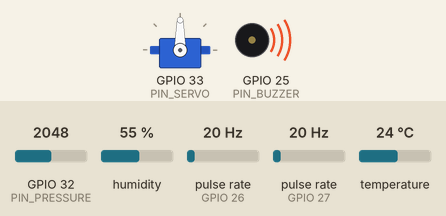
Recording of a sketch running on a simulated ESP32. Parts: servo, buzzer (waves = sounding, pin HIGH). Wiring (inferred from the names in the program): 2 × pulse sensor: data GPIO 26 / data GPIO 27. The inputs (shaded band) are chosen by the test bench; at power-on: pulse rate (sensors on GPIO 27, GPIO 26) 20 Hz, GPIO 32 (PIN_PRESSURE) = 2048, humidity 55 %, temperature 24 °C. WiFi joins after 1.5 s; servers stay silent unless stated; uploads are accepted with an empty reply; what the sketch prints to the serial monitor is not drawn.

Above: at 2.8 s.
2.9 s: pulse rate (sensor on GPIO 27) set to 49 Hz
5.8 s: pulse rate (sensor on GPIO 27) set to 55 Hz
At 7.1 s:
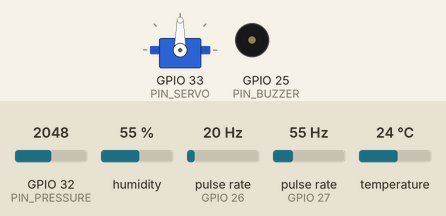
9.3 s: pulse rate (sensor on GPIO 27) set to 4 Hz
At 10.5 s:
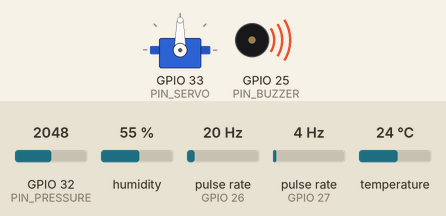
11.1 s: pulse rate (sensor on GPIO 27) set to 100 Hz
At 14.0 s:
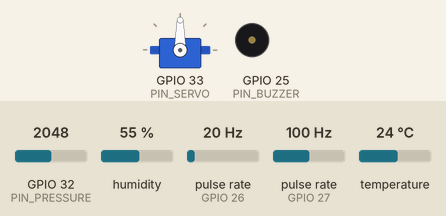
Timing chart, 0 to 15.1 s (numbered marks = the images above; inputs shaded):
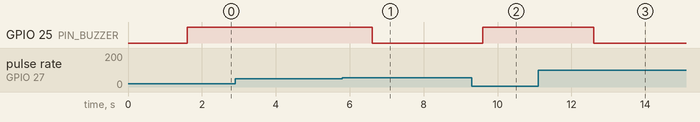

Measured:
- the behaviour switches between 52 and 53 Hz on pulse rate (sensor on GPIO 27) (found by bisection; images 0 and 1)
- after the input at 2.9 s, every drawn part: stays the same
- after the input at 5.8 s, GPIO 25 (PIN_BUZZER): HIGH → LOW after 0.80 s
- after the input at 9.3 s, GPIO 25 (PIN_BUZZER): LOW → HIGH after 0.30 s
- after the input at 11.1 s, GPIO 25 (PIN_BUZZER): HIGH → LOW after 1.5 s

The sketch:

hex_scada_esp32_node.ino
```cpp
/*
  hex_scada_esp32_node.ino
  열교환기 통합 안전 검지 시스템 — ESP32 센서 노드 (v2, 실제 보유 부품 기준)

  사용 부품 (BOM, README.md "하드웨어 구성" 참고):
    - DHT-22(AM2302) 온습도 센서 모듈       → 온도 측정 (입구 온도 1개소만 측정 가능, 아래 주석 참고)
    - 아두이노 유량측정센서 (G1/2 Brass, YF-S201) → 입구/출구 유량 (펄스 카운팅, 기존과 동일)
    - 아두이노 능동 부저 5V                   → 위험 감지 시 현장 청각 경보 (클라우드 연결과 무관하게 로컬에서도 동작)
    - 무지개 디지털 서보 DS3120MG             → 밸브 개폐 액추에이터 (기본은 비활성화 — 아래 안전 안내 필독)
    - 적외선(IR) 송수신 센서 모듈             → 용도 미확정. 아래 TODO 참고, 현재 배선 안 함

  ⚠ 현재 BOM에는 "출구 온도" 센서와 "배관 압력" 센서가 없습니다.
     - 출구 온도: 아래 readOutTempC()는 임시로 입구 온도값을 그대로 반환합니다(자리표시자).
       DHT-22를 하나 더 구매해 출구측에 부착하는 것을 권장합니다.
     - 배관 압력: 아래 readPressureKpa()는 아날로그 자리표시자입니다. 실제 압력 센서 구매 전까지는
       참고용으로만 쓰고, 대시보드의 "과압" 판단은 신뢰하지 마세요.
*/

#include <WiFi.h>
#include <HTTPClient.h>
#include <WiFiClientSecure.h>
#include <DHT.h>          // 라이브러리 매니저에서 "DHT sensor library" (Adafruit) + "Adafruit Unified Sensor" 설치 필요
#include <ESP32Servo.h>    // 라이브러리 매니저에서 "ESP32Servo" (Kevin Harrington) 설치 필요

// ---------------- 본인 환경에 맞게 수정 ----------------
const char* WIFI_SSID = "your-wifi-ssid";
const char* WIFI_PASSWORD = "your-wifi-password";
const char* SERVER_URL = "https://hex-scada.vercel.app/api/ingest";
const char* API_KEY = "hex-scada-2026-secret-9f83a1";
// -------------------------------------------------------

// ⚠ 안전 스위치: 서보로 실제 밸브를 자동 제어할지 여부.
// 기본값 false. 서보 개폐 각도(OPEN_ANGLE/CLOSED_ANGLE)를 실제 밸브 기구에 맞게
// 검증하고, 스팀(고온) 없이 물로만 먼저 테스트한 뒤에 true로 바꾸는 것을 강력히 권장합니다.
const bool ENABLE_AUTO_VALVE_CONTROL = false;

// ---------------- 핀 배치 ----------------
const int PIN_DHT22 = 4;          // DHT-22 데이터 핀
const int PIN_FLOW_IN = 26;       // 입구 유량센서 펄스 (G1/2 Brass)
const int PIN_FLOW_OUT = 27;      // 출구 유량센서 펄스 (YF-S201)
const int PIN_PRESSURE = 32;      // 압력 센서 자리표시자 (ADC1) — 현재 BOM에 실제 압력센서 없음
const int PIN_BUZZER = 25;        // 능동 부저 (디지털 출력)
const int PIN_SERVO = 33;         // 서보(DS3120MG) 신호선 (PWM)
// IR 송수신 모듈: 용도 미확정으로 미배선. 확정되면 여기에 핀 추가.

#define DHT_TYPE DHT22
DHT dht(PIN_DHT22, DHT_TYPE);
Servo valveServo;

// 서보 개폐 각도 — 실제 밸브·링크 기구에 맞게 반드시 재보정하세요.
const int SERVO_OPEN_ANGLE = 90;
const int SERVO_CLOSED_ANGLE = 0;

// 대시보드(src/data/constants.js DEFAULT_THRESHOLDS)와 동일하게 유지해야 하는 로컬 판단 기준값.
// (ESP32는 JS 상수를 직접 가져올 수 없어 값을 이중으로 관리합니다. 대시보드 설정 탭에서
//  임계값을 바꾸면 이 값들도 수동으로 맞춰줘야 로컬 부저/서보 판단이 대시보드와 일치합니다.)
const float NOMINAL_FLOW_LPM = 10.0;
const float FLOW_DANGER_DROP_PCT = 30.0;   // 30% 이상 감소 시 위험(워터해머링)
const float PRESSURE_DANGER_KPA = 500.0;   // 500kPa 초과 시 위험(과압) — 압력센서 미장착 상태에서는 참고용

volatile long pulseCountIn = 0;
volatile long pulseCountOut = 0;
void IRAM_ATTR onPulseIn() { pulseCountIn++; }
void IRAM_ATTR onPulseOut() { pulseCountOut++; }

unsigned long lastSend = 0;
const unsigned long SEND_INTERVAL_MS = 1000; // 대시보드 폴링 주기(1초)와 맞춤

void setup() {
  Serial.begin(115200);

  dht.begin();

  pinMode(PIN_FLOW_IN, INPUT_PULLUP);
  pinMode(PIN_FLOW_OUT, INPUT_PULLUP);
  attachInterrupt(digitalPinToInterrupt(PIN_FLOW_IN), onPulseIn, RISING);
  attachInterrupt(digitalPinToInterrupt(PIN_FLOW_OUT), onPulseOut, RISING);

  pinMode(PIN_BUZZER, OUTPUT);
  digitalWrite(PIN_BUZZER, LOW);

  valveServo.attach(PIN_SERVO);
  valveServo.write(SERVO_OPEN_ANGLE); // 기동 시 "정상 운전 = 밸브 열림" 상태로 초기화

  WiFi.begin(WIFI_SSID, WIFI_PASSWORD);
  Serial.print("WiFi 연결 중");
  while (WiFi.status() != WL_CONNECTED) {
    delay(400);
    Serial.print(".");
  }
  Serial.println();
  Serial.println("WiFi 연결됨: " + WiFi.localIP().toString());
}

// 1초간 누적된 펄스 수 → L/min 근사치. kFactor는 센서 데이터시트/실측 보정값으로 교체.
float pulsesToLpm(long pulses, float kFactor) {
  return pulses / kFactor;
}

// DHT-22로 실제 온도 측정 (입구 온도). 읽기 실패 시 NAN 반환 → 상위에서 처리.
float readInTempC() {
  float t = dht.readTemperature();
  return t; // 실패 시 NAN (isnan()으로 체크)
}

// ⚠ 자리표시자: 출구 온도용 센서가 아직 없어 입구 온도를 그대로 반환합니다.
// 대시보드의 "열교환 이상"(입출구 온도 동시 급변) 판단은 이 상태에서는 사실상 작동하지 않습니다.
// DHT-22를 하나 더 달면 이 함수를 실제 측정으로 교체하세요.
float readOutTempC(float inTempFallback) {
  return inTempFallback;
}

// TODO: 실제 압력 센서 장착 후 데이터시트 기준 변환식으로 교체
float readPressureKpa(int pin) {
  int raw = analogRead(pin);
  return map(raw, 0, 4095, 0, 6000) / 10.0;
}

// 로컬(오프라인) 위험 판단: WiFi/클라우드가 끊겨도 부저는 동작하도록 ESP32에서 직접 계산.
// 대시보드의 evaluateStatus()를 간소화한 버전이며, 출구온도 미측정으로 "열교환 이상"은 제외됨.
bool isLocalDanger(float outFlowLpm, float pressureKpa) {
  float flowDropPct = ((NOMINAL_FLOW_LPM - outFlowLpm) / NOMINAL_FLOW_LPM) * 100.0;
  bool waterHammer = flowDropPct >= FLOW_DANGER_DROP_PCT;
  bool overPressure = pressureKpa > PRESSURE_DANGER_KPA;
  return waterHammer || overPressure;
}

void loop() {
  if (millis() - lastSend < SEND_INTERVAL_MS) return;
  lastSend = millis();

  noInterrupts();
  long pIn = pulseCountIn;
  pulseCountIn = 0;
  long pOut = pulseCountOut;
  pulseCountOut = 0;
  interrupts();

  float inFlow = pulsesToLpm(pIn, 7.5);    // TODO: G1/2 Brass 보정계수로 교체
  float outFlow = pulsesToLpm(pOut, 7.5);  // TODO: YF-S201 보정계수로 교체

  float inTemp = readInTempC();
  if (isnan(inTemp)) {
    Serial.println("DHT-22 읽기 실패 — 이번 주기 값은 이전 값을 유지하거나 재시도 필요");
    inTemp = 0; // TODO: 재시도 로직 또는 마지막 정상값 유지 로직으로 개선 권장
  }
  float outTemp = readOutTempC(inTemp);
  float pressure = readPressureKpa(PIN_PRESSURE);

  // ---- 로컬 부저 경보 (WiFi 상태와 무관하게 항상 동작) ----
  bool danger = isLocalDanger(outFlow, pressure);
  digitalWrite(PIN_BUZZER, danger ? HIGH : LOW);

  // ---- 서보 밸브 제어 (기본 비활성화, ENABLE_AUTO_VALVE_CONTROL로만 활성화) ----
  if (ENABLE_AUTO_VALVE_CONTROL) {
    valveServo.write(danger ? SERVO_CLOSED_ANGLE : SERVO_OPEN_ANGLE);
  }

  if (WiFi.status() != WL_CONNECTED) {
    Serial.println("WiFi 끊김 — 클라우드 전송은 건너뛰지만 로컬 부저/서보는 계속 동작합니다.");
    return;
  }

  WiFiClientSecure client;
  client.setInsecure(); // 데모/실습용 간이 설정. 운영 환경에서는 인증서 검증을 권장합니다.

  HTTPClient http;
  http.begin(client, SERVER_URL);
  http.addHeader("Content-Type", "application/json");
  http.addHeader("x-api-key", API_KEY);

  String json = "{";
  json += "\"inTemp\":" + String(inTemp, 2) + ",";
  json += "\"outTemp\":" + String(outTemp, 2) + ",";
  json += "\"inFlow\":" + String(inFlow, 2) + ",";
  json += "\"outFlow\":" + String(outFlow, 2) + ",";
  json += "\"pressure\":" + String(pressure, 1);
  json += "}";

  int code = http.POST(json);
  Serial.printf("전송 결과: %d, %s (로컬위험판단=%s)\n", code, json.c_str(), danger ? "위험" : "정상");
  http.end();
}
```
